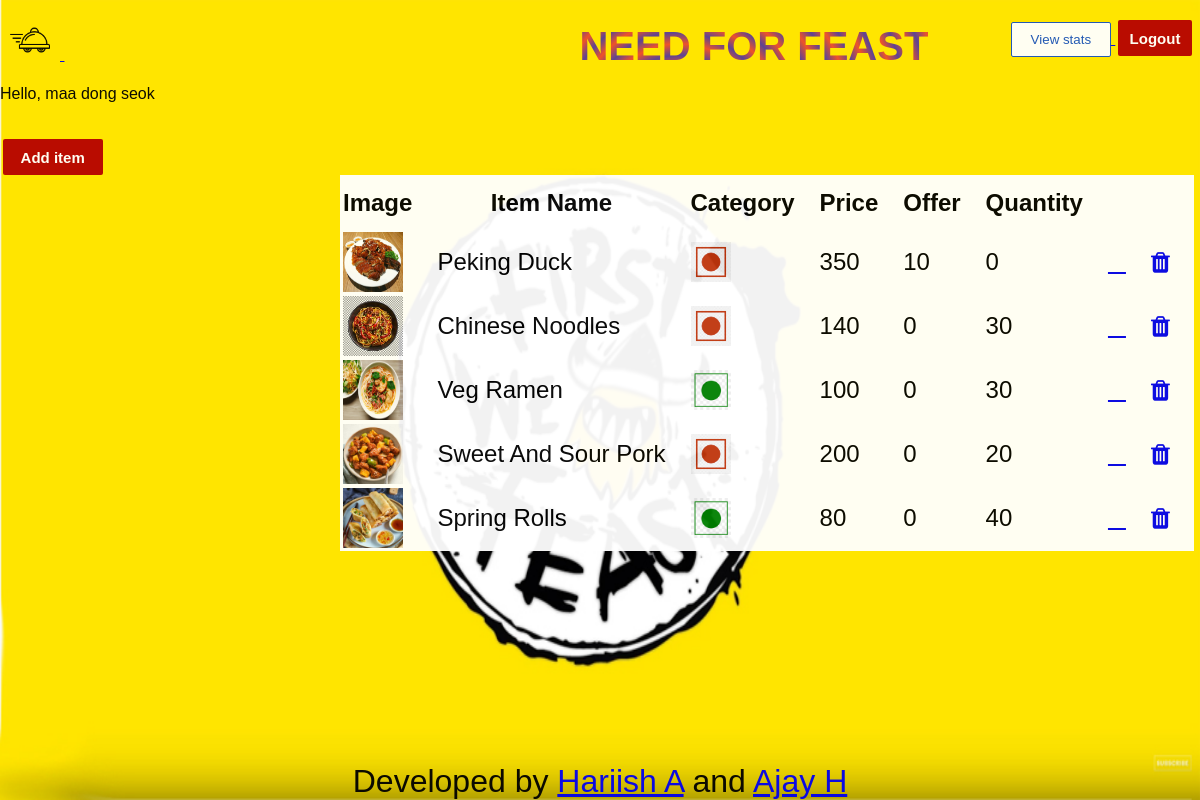
Screenshot of / (signed in) with the database file from the repository.
### base/models.py (models this page shows, shortened)
class User(AbstractUser):
    class Role(models.TextChoices):
        ADMIN = "ADMIN", "Admin"
        OWNER = "OWNER", "Owner"
        CUSTOMER = "CUSTOMER", "Customer"
        DELIVERER = "DELIVERER", "Deliverer"
    base_role = Role.ADMIN
    email = models.EmailField(_("email address"), unique=True)
    USERNAME_FIELD = "email"
    name = models.CharField(max_length=100,null=True)
    is_staff = models.BooleanField(default=True)
    role = models.CharField(max_length=50, choices=Role.choices, default=Role.ADMIN)
    REQUIRED_FIELDS = ['username']

class Items(models.Model):
    class Cusine(models.TextChoices):
        NORTH_INDIAN = 'NORTH INDIAN', 'north indian'
        CHINESE = 'CHINESE', 'chinese'
        SOUTH_INDIAN = 'SOUTH INDIAN', 'south indian'
        WESTERN = 'WESTERN', 'western'
    name = models.CharField(max_length=40)
    price = models.DecimalField(max_digits=5, decimal_places=2)
    description = models.TextField(max_length=200, null=True)
    category = models.CharField(max_length=8, choices=CustomerProfile.Preferences.choices ,default=CustomerProfile.Preferences.VEG)
    image = models.ImageField(upload_to="items/")
    quantity = models.PositiveIntegerField(null=True, validators=[MinValueValidator(0),])
    rating = models.DecimalField(max_digits=3, decimal_places=2, validators=[MinValueValidator(0.0), MaxValueValidator(5.0)], default=0,null=True)
    restaurant = models.ForeignKey(Restaurant,on_delete=models.CASCADE)
    offer = models.IntegerField(validators=[MaxValueValidator(100),MinValueValidator(0)],default=0)
    cusine = models.CharField(max_length=20, choices= Cusine.choices, default= Cusine.SOUTH_INDIAN)

### base/views.py (the view)
# urls.py: path("", views.home, name="home"),
def home(request):
    context = {}
    if request.user.is_authenticated:
        if request.user.role == 'CUSTOMER':
            order = Order.objects.all().filter(customer_id = request.user.id)
            r = Restaurant.objects.all().filter(owner__addresses__area= request.user.addresses.area)
            items = []
            for restaurant in r:
                items.append(Items.objects.all().filter(restaurant = restaurant))
            context['items'] = items
            context['r'] = r
            context['order_list'] = order
        elif request.user.role == 'DELIVERER':
            pass
        elif request.user.role == 'OWNER':
            item_list = Items.objects.all().filter(restaurant__owner = request.user)
            context['item_list'] = item_list
            pass
    return render(request, "base/home.html",context=context)

### base/templates/base/home.html (shortened to what this page needs)
{%load static%}
<head>
    <link rel="stylesheet" href="{%static 'styles/style.css'%}" />
    <link rel="stylesheet" href="https://cdnjs.cloudflare.com/ajax/libs/font-awesome/4.7.0/css/font-awesome.min.css">
</head>
<body class = 'main-body' >
    <div >
        <a href = '/'>
            <img src = " {%static 'images/transparent_black.png'%}" class = 'logo'>
        </a>
        <span class="header">
        </span>
            {% if request.user.is_authenticated %}
            <div class="home-content-wrapper">
                <span>
                    {%if request.user.role == 'OWNER' %}
                    <a href = "{% url 'stats'%}">
                        <button class = 'create-button'>
                            View stats
                        </button>
                    </a>
                    {%elif request.user.role == 'CUSTOMER' %}
                    <a href = "{% url 'restaurant-list'%}">
                        <button class = 'create-button'>
                            Place order
                        </button>
                    </a>
                    {%elif request.user.role == 'DELIVERER' %}
                    <a href = "{% url 'stats'%}">
                        <button class = 'create-button'>
                            View stats
                        </button>
                    </a>
                    {%endif%}
                </span>
                <a href = "{% url 'logout' %}">
                    <button class = 'login-button'>
                        Logout
                    </button>
                </a>
            </div>
            <p>
                Hello, {{request.user.name}}
            </p>
            <div class="home-details">
                {%if request.user.role == 'OWNER' %}
                    <a href = "{% url 'create_item' %}">
                        <button class = 'login-button' style='width : 100px ;'>
                            Add item
                        </button>
                    </a>
                    <table class = "pending-table">
                        <tr>
                            <th> Image </th>
                            <th> Item Name </th>
                            <th> Category</th>
                            <th> Price </th>
                            <th> Offer </th>
                            <th> Quantity </th>
                            <th> </th>
                            <th> </th>
                        </tr>
                        {% for item in item_list %}
                            <tr>
                                <td> <img class="menu-item-image" src="{{item.image.url }}" width="60px" height="60px"/> </td>
                                <td> {{item.name}} </td>
                                <td>
                                {%if item.category == 'VEG' %}
                                    <img src = "{%static 'images/veg.png'%}" width='40px' height='40px'/>
                                {%else%}
                                    <img src = "{%static 'images/nonveg.png'%}" width='40px' height='40px'/>
                                {%endif%}
                                </td>
                                <td> {{item.price|floatformat:"0"}} </td>
                                <td> {{item.offer}} </td>
                                <td > {{item.quantity}}</td>
                                <td>
                                    <a href = "{% url 'update-item' item.id %}">
                                        <i class="far fa-edit"></i>
                                    </a>
                                </td>
                                <td>
                                    <a href = "{% url 'delete-item' item.id %}">
                                        <i class="fa fa-trash" aria-hidden="true"></i>
                                    </a>
                                </td>
                            </tr>
                        {% endfor %}
                    </table>
                {%elif request.user.role == 'DELIVERER' %}
                    Delivery needs for the Restaurant and customer
                {%endif%}
            </div>
            {% endif %}
    </div>
    <div style="position: fixed; bottom: 0px ;text-align: center; width: 100%; font-size: xx-large;">
        Developed by
            <a href="https://github.com/Hariish-A" >Hariish A</a>
        and
            <a href="https://github.com/hajay180505">Ajay H</a>
    </div>
</body>

### static/styles/style.css (style rules this page uses)
* { font-family: Arial, Helvetica, sans-serif; }
body { margin:0px; }
.home-content-wrapper { margin-left: 15px; float: right; }
.login-button { background-color: rgb(0, 0, 0); color: white; border: none; height: 35px; width: 113; border-radius: 2px; cursor:pointer; margin-right: 8px; }
.logo { height: 40px; width: 40px; margin-right: 10px; margin-left: 10px; margin-top: 20px; }
.main-body { background-image: url("../images/logo.jpg"); background-size: 100% 100%; opacity: 95%; height:100vh; }
.create-button { background-color: white; border-color: rgb(25, 83, 190); color:rgb(25, 83, 190); border-width: 1px; border-style:solid; height:35px; width: 100px; border-radius: 2px; cursor:pointer; }
.header { font-size: 40px; font-weight: 600; margin-left: 515; background-image: repeating-radial-gradient(circle closest-corner at 100px 100px, #553c9a, #ee4b2b 10%, #553c9a 20%); color: transparent; background-clip: text; -webkit-background-clip: text; }
.login-button { background-color: rgb(182, 0, 0); color: white; height: 36px; width: 74px; font-weight: bold; font-size: 15px; cursor: pointer; margin-left: 2.7px; margin-top: 20; }
.pending-table { margin-top:0; margin-left: 340; font-size:x-large; line-height: 50px; background-image: url("../images/white.jpg"); }
tr th,tr td { padding-right: 22; }

### rows the page displays
User: user.name "maa dong seok"
Items: image (picture), name "Peking Duck", price "350", offer "10", quantity "0"
Items: image (picture), name "Chinese Noodles", price "140", offer "0", quantity "30"
Items: image (picture), name "Veg Ramen", price "100", offer "0", quantity "30"
Items: image (picture), name "Sweet And Sour Pork", price "200", offer "0", quantity "20"
Items: image (picture), name "Spring Rolls", price "80", offer "0", quantity "40"
